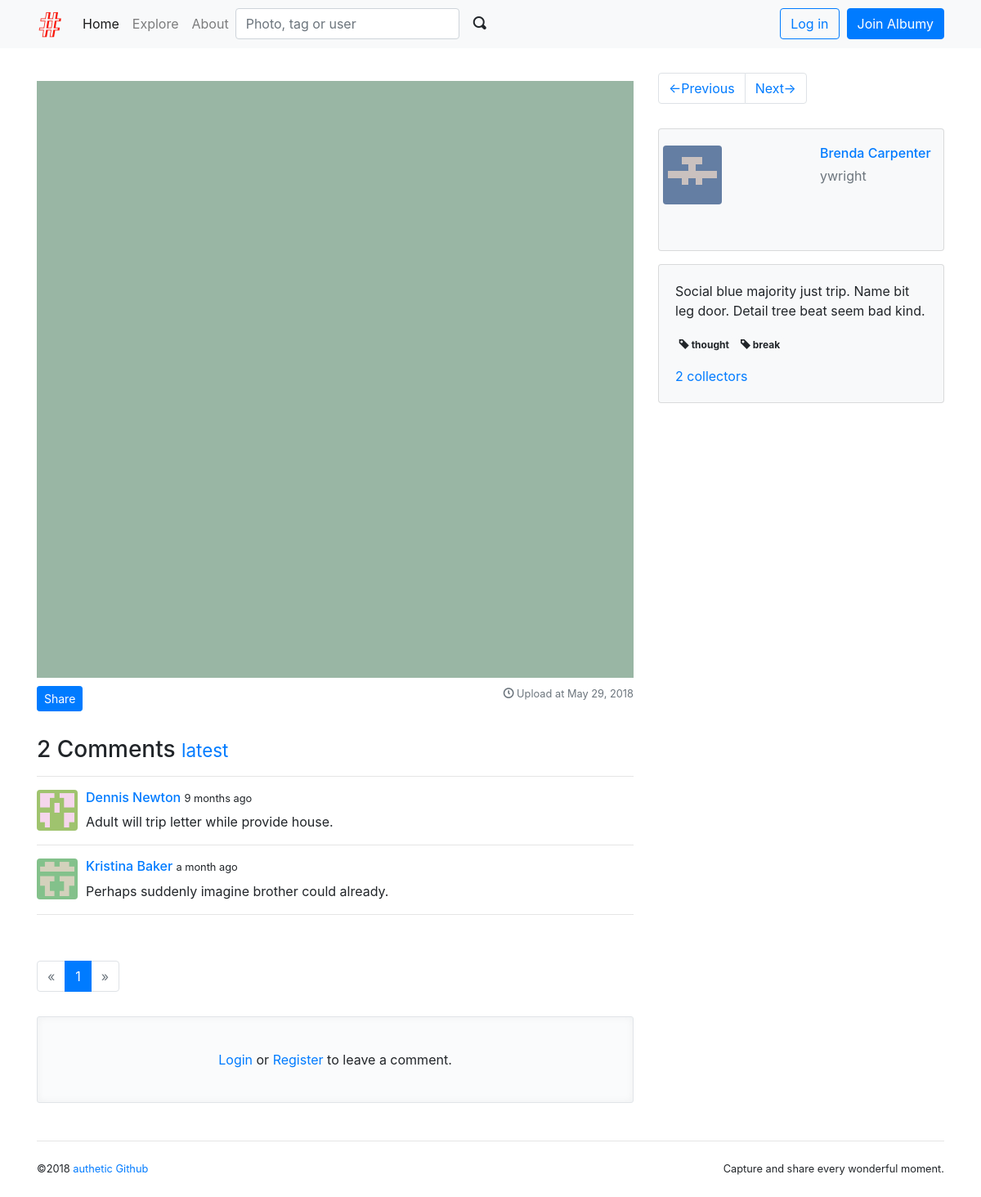
The page /photo/23 on the database as committed earlier.
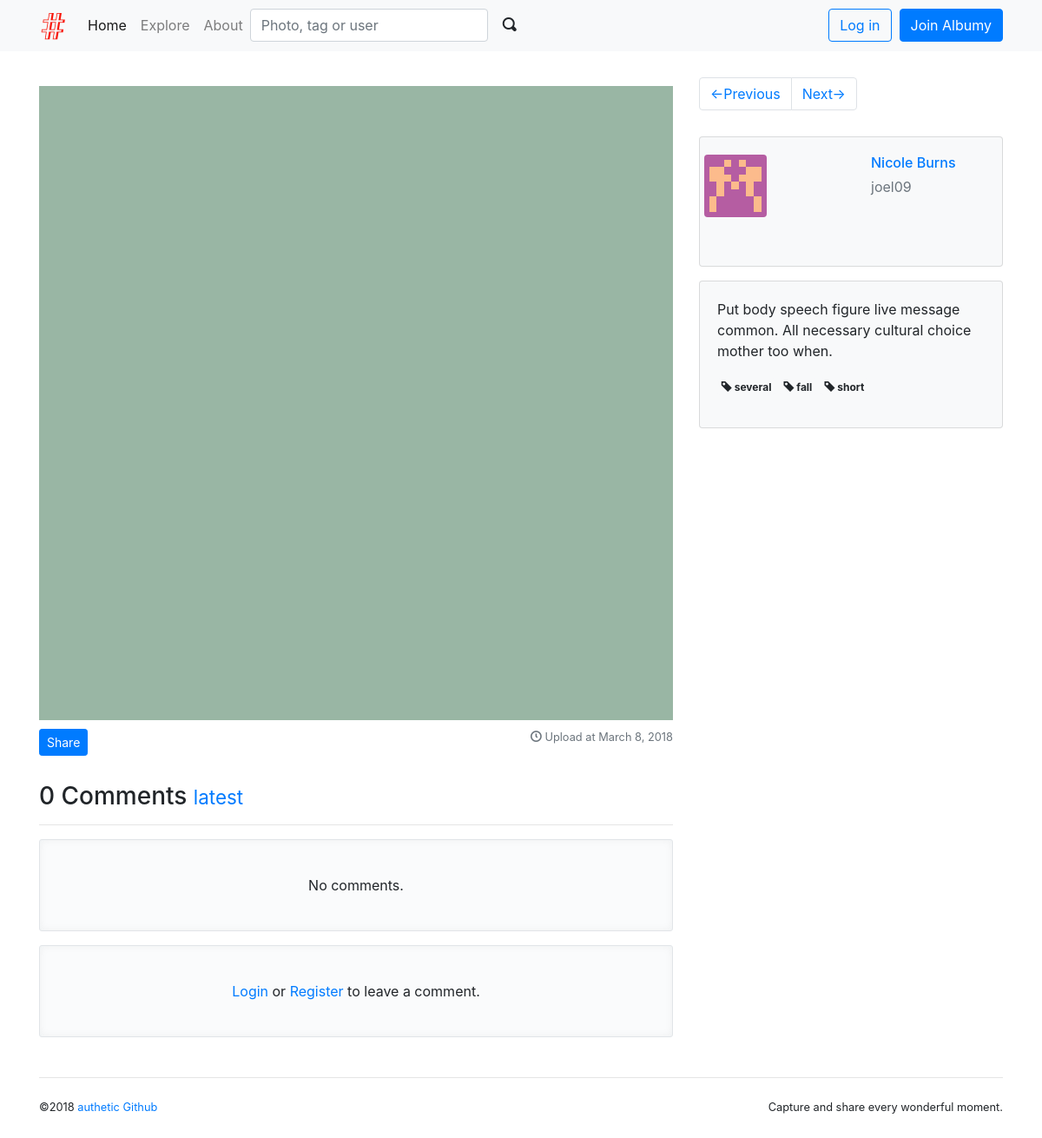
The same page on the database as committed later.
### albumy/models.py (models this page shows, shortened)
@whooshee.register_model('description')
class Photo(db.Model):
    id = db.Column(db.Integer, primary_key=True)
    description = db.Column(db.String(500))
    filename = db.Column(db.String(64))
    filename_s = db.Column(db.String(64))
    filename_m = db.Column(db.String(64))
    timestamp = db.Column(db.DateTime, default=datetime.utcnow)
    flag = db.Column(db.Integer, default=0)
    author_id = db.Column(db.Integer, db.ForeignKey('user.id'))
    author = db.relationship('User', back_populates='photos')
    tags = db.relationship('Tag', secondary=tagging, back_populates='photos')
    collectors = db.relationship('Collect', back_populates='collected', cascade='all')

class Comment(db.Model):
    id = db.Column(db.Integer, primary_key=True)
    timestamp = db.Column(db.DateTime, default=datetime.utcnow, index=True)
    body = db.Column(db.Text)
    flag = db.Column(db.Integer, default=0)
    replied_id = db.Column(db.Integer, db.ForeignKey('comment.id'))
    author_id = db.Column(db.Integer, db.ForeignKey('user.id'))
    photo_id = db.Column(db.Integer, db.ForeignKey('photo.id'))
    photo = db.relationship('Photo', backref=db.backref('comments', cascade='all'))
    author = db.relationship('User', backref=db.backref('comments', cascade='all'))
    replies = db.relationship('Comment', back_populates='replied', cascade='all')
    replied = db.relationship('Comment', back_populates='replies', remote_side=[id])

@whooshee.register_model('username', 'name')
class User(db.Model, UserMixin):
    id = db.Column(db.Integer, primary_key=True)
    username = db.Column(db.String(20), unique=True, index=True)
    email = db.Column(db.String(254), unique=True, index=True)
    password_hash = db.Column(db.String(128))
    name = db.Column(db.String(30))
    website = db.Column(db.String(255))
    bio = db.Column(db.String(120))
    location = db.Column(db.String(50))
    member_since = db.Column(db.DateTime, default=datetime.utcnow)
    confirmed = db.Column(db.Boolean, default=False)
    avatar_s = db.Column(db.String(64))
    avatar_m = db.Column(db.String(64))
    avatar_l = db.Column(db.String(64))
    avatar_raw = db.Column(db.String(64))
    receive_comment_notification = db.Column(db.Boolean, default=True)
    receive_follow_notification = db.Column(db.Boolean, default=True)
    receive_collect_notification = db.Column(db.Boolean, default=True)
    show_collections = db.Column(db.Boolean, default=True)
    locked = db.Column(db.Boolean, default=False)
    active = db.Column(db.Boolean, default=True)
    role_id = db.Column(db.Integer, db.ForeignKey('role.id'))
    role = db.relationship('Role', back_populates='users')
    photos = db.relationship('Photo', back_populates='author', cascade='all')
    collections = db.relationship('Collect', back_populates='collector', cascade='all')
    following = db.relationship('Follow', foreign_keys=[Follow.follower_id], back_populates=
                                'follower', lazy='dynamic', cascade='all')
    followers = db.relationship('Follow', foreign_keys=[Follow.followed_id], back_populates=
                                'followed', lazy='dynamic', cascade='all')
    notifications = db.relationship('Notification', back_populates='receiver',
                                    cascade='all')

@whooshee.register_model('name')
class Tag(db.Model):
    id = db.Column(db.Integer, primary_key=True)
    name = db.Column(db.String(30), index=True)
    photos = db.relationship('Photo', secondary=tagging, back_populates='tags')

### albumy/blueprints/main.py (the view)
@main_bp.route('/photo/<int:photo_id>')
def show_photo(photo_id):
    photo = Photo.query.get_or_404(photo_id)
    page = request.args.get('page', 1, type=int)
    per_page = current_app.config['ALBUMY_COMMENT_PER_PAGE']
    pagination = Comment.query.with_parent(photo).order_by(Comment.timestamp).paginate(page, per_page)
    comments = pagination.items
    description_form = DescriptionForm()
    comment_form = CommentForm()
    tag_form = TagForm()
    description_form.description.data = photo.description
    return render_template('main/photo.html', photo=photo, description_form=description_form,
                           comment_form=comment_form, pagination=pagination, comments=comments,
                           tag_form=tag_form)

### albumy/forms/main.py
class DescriptionForm(FlaskForm):
    description = TextAreaField('Description', validators=[Optional(), Length(0, 500)])
    submit = SubmitField()

class CommentForm(FlaskForm):
    body = TextAreaField('', validators=[DataRequired()])
    submit = SubmitField()

### albumy/__init__.py (called while the page is built)
def register_template_context(app):
    @app.context_processor
    def make_template_context():
        if current_user.is_authenticated:
            notification_count = Notification.query.with_parent(current_user).filter_by(is_read=False).count()
        else:
            notification_count = None
        return dict(notification_count=notification_count)

### albumy/extensions.py (called while the page is built)
    def can(self, permission_name):
        return False

### albumy/templates/main/photo.html (shortened to what this page needs)
{% extends 'base.html' %}
{% from 'bootstrap/form.html' import render_form, render_field %}
{% from 'bootstrap/pagination.html' import render_pagination %}
{% block content %}
    <div class="row">
        <div class="col-md-8">
            <div class="photo">
                <a href="{{ url_for('.get_image', filename=photo.filename) }}" target="_blank">
                    <img class="img-fluid" src="{{ url_for('.get_image', filename=photo.filename_m) }}">
                </a>
            </div>
            <a class="btn btn-primary btn-sm text-white" data-toggle="modal" data-target="#shareModal">Share</a>
            <p class="text-muted float-right small">
                <span class="oi oi-clock"></span>
                Upload at {{ moment(photo.timestamp).format('LL') }}
            </p>
            {% include 'main/_comments.html' %}
        </div>
        <div class="col-md-4">
            {% include 'main/_photo_sidebar.html' %}
        </div>
    </div>
{% endblock %}

### albumy/templates/main/_comments.html (shortened to what this page needs)
<div class="comments" id="comments">
    <h3>{{ photo.comments|length }} Comments
        <small>
            <a href="{{ url_for('.show_photo', photo_id=photo.id, page=pagination.pages or 1) }}#comment-form">latest</a>
        </small>
    </h3>
    <hr>
    {% if comments %}
        {% for comment in comments %}
            <div class="comment">
                <div class="comment-thumbnail">
                    <a href="{{ url_for('user.index', username=comment.author.username) }}">
                        <img class="rounded img-fluid avatar-s profile-popover"
                             data-href="{{ url_for('ajax.get_profile', user_id=comment.author.id) }}"
                             src="{{ url_for('main.get_avatar', filename=comment.author.avatar_m) }}">
                    </a>
                </div>
                <div class="comment-body">
                    <h6>
                        <a class="profile-popover"
                           data-href="{{ url_for('ajax.get_profile', user_id=comment.author.id) }}"
                           href="{{ url_for('user.index', username=comment.author.username) }}">
                            {{ comment.author.name }}
                        </a>
                        <small data-toggle="tooltip" data-placement="top" data-timestamp="{{ comment.timestamp }}"
                               data-delay="500">
                            {{ moment(comment.timestamp).fromNow(refresh=True) }}
                        </small>
                    </h6>
                    <p>
                        {{ comment.body }}
                    </p>
                </div>
            </div>
            <hr>
        {% endfor %}
        <div class="page-footer">
            {{ render_pagination(pagination) }}
        </div>
    {% else %}
        <p class="tip">No comments.</p>
    {% endif %}
    {% if current_user.is_authenticated %}
        {% if current_user.can('COMMENT') %}
            {% if request.args.get('reply') %}
                <div class="alert alert-dark">
                    Reply to {{ request.args.get('author') }}:
                    <a class="float-right" href="{{ url_for('.show_photo', photo_id=photo.id) }}">Cancel</a>
                </div>
            {% endif %}
            <div class="comment-form-area">
                <div class="comment-form-thumbnail">
                    <img class="rounded img-fluid avatar-s"
                         src="{{ url_for('main.get_avatar', filename=current_user.avatar_m) }}">
                </div>
                <div class="comment-form" id="comment-form">
                    {{ render_form(comment_form, action=url_for('.new_comment', photo_id=photo.id, page=pagination.pages),
                    extra_classes="text-right") }}
                </div>
            </div>
        {% else %}
            <p class="tip">
                No permission.
            </p>
        {% endif %}
    {% else %}
        <p class="tip">
            <a href="{{ url_for('auth.login') }}">Login</a>
            or
            <a href="{{ url_for('auth.register') }}">Register</a> to leave a comment.
        </p>
    {% endif %}
</div>

### albumy/templates/main/_photo_sidebar.html (shortened to what this page needs)
<nav aria-label="Page navigation">
    <ul class="pagination">
        <li class="page-item">
            <a class="page-link" href="{{ url_for('.photo_previous', photo_id=photo.id) }}">
                &larr;Previous
            </a>
        </li>
        <li class="page-item">
            <a class="page-link" href="{{ url_for('.photo_next', photo_id=photo.id) }}">
                Next&rarr;
            </a>
        </li>
    </ul>
</nav>
<div class="card bg-light mb-3 w-100 sidebar-card">
    <div class="card-body">
        <div class="row">
            <a href="{{ url_for('user.index', username=photo.author.username) }}">
                <img class="img-fluid rounded" src="{{ url_for('main.get_avatar', filename=
                        photo.author.avatar_m)}}">
            </a>
            <div class="sidebar-profile">
                <h6 class="card-title">
                    <a href="{{ url_for('user.index', username=photo.author.username) }}">
                        {{ photo.author.name }}
                    </a>
                </h6>
                <p class="card-subtitle mb-2 text-muted">{{ photo.author.username }}</p>
            </div>
        </div>
    </div>
</div>
<div class="card bg-light mb-3 w-100">
    <div class="card-body">
        <div id="description">
            <p>
                {% if photo.description %}
                    {{ photo.description }}
                {% endif %}
            </p>
        </div>
         <div id="tags">
            <p>
                {% if photo.tags %}
                    {% for tag in photo.tags %}
                        <a class="badge badge-light"
                           href="{{ url_for('.show_tag', tag_id=tag.id) }}" target="_blank"><span
                                class="oi oi-tag"></span> {{ tag.name }}</a>
                    {% endfor %}
                {% endif %}
            </p>
        </div>
        {% if photo.collectors %}
            <a href="{{ url_for('main.show_collectors', photo_id=photo.id) }}">{{ photo.collectors|length }}
                collectors</a>
        {% endif %}
    </div>
</div>

Rows that differ between the two databases and show on the page:
no longer on this page (row edited): Comment: avatar_m (picture), author.name "Dennis Newton", timestamp "9 months ago", body "Adult will trip letter while provide house."
no longer on this page (row edited): Comment: avatar_m (picture), author.name "Kristina Baker", timestamp "a month ago", body "Perhaps suddenly imagine brother could already."
no longer on this page (row edited): User: avatar_m (picture), author.name "Brenda Carpenter", author.username "ywright"
no longer on this page (row edited): Tag: name "thought"
no longer on this page (row edited): Tag: name "break"
changed Photo: timestamp "May 29, 2018" → "March 8, 2018"; description "Social blue majority just trip. Name bit leg door. Detail tree beat seem bad kind." → "Put body speech figure live message common. All necessary cultural choice mother too when."
now on this page (row edited): User: avatar_m (picture), author.name "Nicole Burns", author.username "joel09"
now on this page (row edited): Tag: name "several"
now on this page (row edited): Tag: name "fall"
now on this page (row edited): Tag: name "short"
Other text that changed with them:
{{ photo.comments|length }}: "2" → "0"
{{ render_pagination(pagination) }}: "« 1 »" → (not shown)
{{ photo.collectors|length }}: "2" → (not shown)
text no longer shown: "collectors"
text now shown: "No comments."
